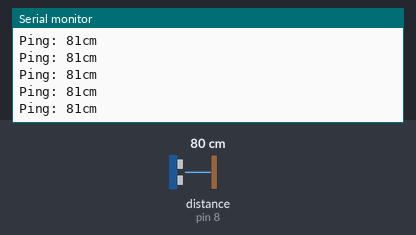
Bench run of a sketch on a simulated Arduino Uno, built with avr-gcc and run on an emulated ATmega328P. Shown: the last lines printed to the serial monitor. The inputs (shaded band) are chosen by the test bench; at power-on: distance to the obstacle (sensor on pin 8) 80 cm. The echo pulse lasts 58.3 µs per cm.

Above: at 1.2 s.
1.3 s: distance to the obstacle (sensor on pin 8) set to 2 cm
At 1.31 s:
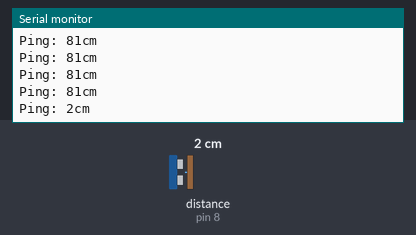
2.8 s: distance to the obstacle (sensor on pin 8) set to 4 cm
At 2.84 s:
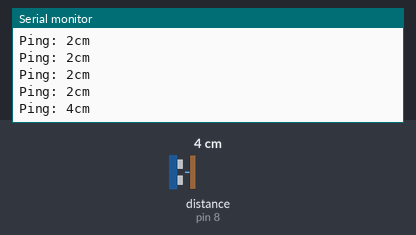
Timing chart, 0 to 5.8 s (numbered marks = the images above; inputs shaded):
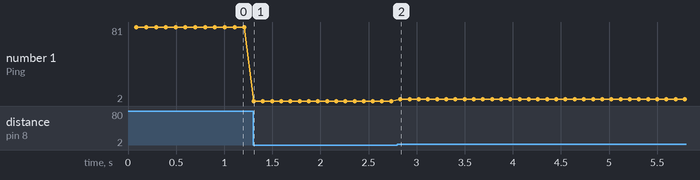

The sketch:

pro_sonar_announcer.ino
```cpp
#include <NewPing.h>
#include <SoftwareSerial.h>

SoftwareSerial mySerial(7,6);

#define TRIGGER_PIN  9  // Arduino pin tied to trigger pin on the ultrasonic sensor.
#define ECHO_PIN     8  // Arduino pin tied to echo pin on the ultrasonic sensor.
#define MAX_DISTANCE 200 // Maximum distance we want to ping for (in centimeters). Maximum sensor distance is rated at 400-500cm.

NewPing sonar(TRIGGER_PIN, ECHO_PIN, MAX_DISTANCE); // NewPing setup of pins and maximum distance.

void setup() {
  Serial.begin(115200); // Open serial monitor at 115200 baud to see ping results.

  mySerial.begin(4800);
  mySerial.println("Hello, world?");
}

void loop() {
  delay(50);                      // Wait 50ms between pings (about 20 pings/sec). 29ms should be the shortest delay between pings.
  unsigned int uS = sonar.ping(); // Send ping, get ping time in microseconds (uS).
  Serial.print("Ping: ");
  Serial.print(uS / US_ROUNDTRIP_CM); // Convert ping time to distance in cm and print result (0 = outside set distance range)
  Serial.println("cm");
  mySerial.print("From Pro: ");
  mySerial.print("Ping: ");
  mySerial.print(uS / US_ROUNDTRIP_CM);
  mySerial.println("cm");
}
```

Measured:
- after the input at 1.3 s, the serial monitor: prints a new line at once (image 1)
- after the input at 2.8 s, the serial monitor: prints a new line at once (image 2)
- plotted number 1: 81 → 2 after the input at 1.3 s, 2 → 4 after the input at 2.8 s
